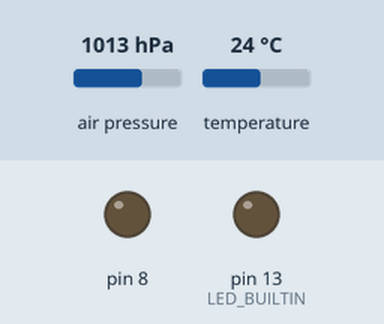
Simulated run of this sketch. Board: Arduino Mega 2560, built with avr-gcc and run on an emulated ATmega2560. On the bench: output pins drawn as LEDs (lit = HIGH). Inputs (shaded band) come from the test bench; at power-on: air pressure 1013 hPa, temperature 24 °C. The local clock reads 2024-03-15 10:24:30 at power-on unless the sketch sets it; storage starts empty.

Above: at 0.7 s.
At 2.63 s:
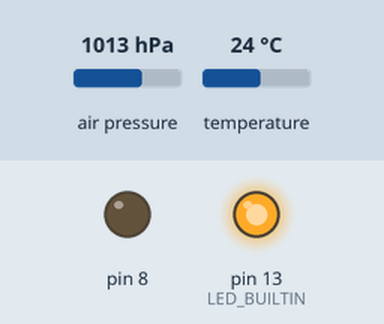
Timing chart, 0 to 3.0 s (numbered marks = the images above):
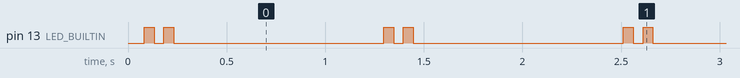

Measured:
- by itself, pin 13 (LED_BUILTIN): repeats every 1.2 s: LOW 0.05 s, HIGH 0.05 s, LOW 1.1 s, HIGH 0.05 s
- by itself, everything shown: repeats every 1.2 s, in 4 steps

The sketch:

Payload_Test_Code.ino
```cpp
#include <Wire.h>
#include <SD.h>
#include <Adafruit_MPL3115A2.h>
#include <RTClib.h>
#include <Adafruit_GPS.h>

#define MPL_SCK 13
#define MPL_MISO 12
#define MPL_MOSI 11
#define MPL_CS 10
#define cardSelect 4
#define ERROR_DISPLAY_PIN 13
#define geigerPin 1
#define millisecondsBetweenCountReports 1000
#define SEALEVELPRESSURE_HPA (1017) //Change this value to the sea level pressure for current location during launch
volatile int particleCount = 0;

#define USE_MPL 1
#define USE_LOG 1
#define USE_RTC 1
#define USE_SERIAL 1

#ifdef USE_MPL
Adafruit_MPL3115A2 mpl;
#endif
#ifdef USE_RTC
RTC_DS3231 rtc;
#endif
#ifdef USE_LOG
File logfile;
#endif

// Connect to the GPS on the hardware I2C port
#define GPSSerial Serial1
Adafruit_GPS GPS(&GPSSerial);

// Set GPSECHO to 'false' to turn off echoing the GPS data to the Serial console
// Set to 'true' if you want to debug and listen to the raw GPS sentences
#define GPSECHO false

void error(uint8_t errno) {
  while(1)   {
    uint8_t i;
    for (i = 0; i < errno; i++) {
      digitalWrite(LED_BUILTIN, HIGH);
      delay(100);
      digitalWrite(LED_BUILTIN, LOW);
      delay(100);
    }
    for (i = errno; i < 10; i++) {
      delay(200);
    }
  }
}

void setup() {
  #ifdef USE_Serial
    Serial.begin(9600);
    while (!Serial);

      if (! rtc.begin()) {
      Serial.println("Couldn't find RTC");
      Serial.flush();
      while (1) delay(10);
    }
  #endif // USE_SERIAL

  // This line turns on RMC (recommended minimum) and GGA (fix data) including altitude
  GPS.begin(9600);
  GPS.sendCommand(PMTK_SET_NMEA_OUTPUT_RMCGGA);
  GPS.sendCommand(PMTK_SET_NMEA_UPDATE_1HZ); // 1 Hz update rate

  /* Geiger Counter Setup */
  // Specifies the pin to use
  pinMode(geigerPin, INPUT);

  // Registers the particleDetected() function to run every time the pin goes to HIGH
  int geigerInterruptNumber = digitalPinToInterrupt(geigerPin);
  attachInterrupt(geigerInterruptNumber, particleDetected, RISING);

  /* MPL3115A2 setup */
  #ifdef USE_MPL
    Serial.println(F("MPL3115A2 test"));

    if (!mpl.begin()) {
      Serial.println("Could not find a valid MPL3115A2 sensor (╯°□°)╯︵ ┻━┻, check wiring!");
      error (1);
    }
  #ifdef USE_SERIAL
    else {
      Serial.println("Found MPL3115A2 sensor");
    }
  #endif // USE_SERIAL
  #endif // USE_MPL

  /* SD Card setup */
  #ifdef USE_LOG
  // See if the card is present and can be initialized
  if (!SD.begin(cardSelect))
  {
    Serial.println("Card init. failed! Check if you put a SD card in :/");
    error(2);
  }
  else
  {
    Serial.println("Card init. successfull!");
  }

  char filename[15];
  strcpy(filename, "/TEST00.CSV");
  for (uint8_t i = 0; i < 100; i++)
  {
    filename[7] = '0' + i/10;
    filename[8] = '0' + i%10;
    // Create if does not exist, do not open existing, write, sync after write
    if (!SD.exists(filename))
    {
      break;
    }
  }

    logfile = SD.open(filename, FILE_WRITE);
  if (!logfile)
  {
    Serial.print("Couldn't create :/, check if there is free space on the SD card");
    Serial.println(filename);
    error(3);
  }
  Serial.print("Writing to ");
  Serial.println(filename);

  logfile.println(F("Time, Counts, MPL Altitude (m), GPS Altitude (m), Pressure (hPa), RTC Temperature (C), MPL Temperature (C)"));
  logfile.flush();
  #endif // USE_LOG
  pinMode(13, OUTPUT);
  pinMode(8, OUTPUT);

  Serial.println("Ready!");
}

void loop() {

  delay(50);
  digitalWrite(LED_BUILTIN, HIGH);
  delay(50);
  digitalWrite(LED_BUILTIN, LOW);
  delay(50);
  digitalWrite(LED_BUILTIN, HIGH);
  delay(50);
  digitalWrite(LED_BUILTIN, LOW);

  // Waits a certain number of ms before reporting the number of counts in that period
  delay(millisecondsBetweenCountReports);

  // Stops particleDetected() from running while the particle count amount is read and reset to 0
  noInterrupts();
  int countsSinceLastReport = particleCount;
  particleCount = 0;
  interrupts();

  // Reports the number of counts since the last report
  #ifdef USE_SERIAL
  #ifdef USE_LOG
  #ifdef USE_MPL
  DateTime now = rtc.now();
  Serial.print(F("Time: "));
  Serial.print(now.hour(), DEC);
  Serial.print(F(":"));
  Serial.print(now.minute(), DEC);
  Serial.print(F(":"));
  Serial.print(now.second(), DEC);

  logfile.print(now.hour(), DEC);
  logfile.print(F(":"));
  logfile.print(now.minute(), DEC);
  logfile.print(F(":"));
  logfile.print(now.second(), DEC);

  Serial.print(F(", CPS "));
  Serial.print(countsSinceLastReport);


  logfile.print(F(", "));
  logfile.print(countsSinceLastReport);

  Serial.print(F(", MPL Alt: "));
  Serial.print(mpl.getAltitude());

  logfile.print(F(", "));
  logfile.print(mpl.getAltitude());

  Serial.print(F(", GPS Alt: "));
  Serial.print(GPS.altitude);

  logfile.print(F(", "));
  logfile.print(GPS.altitude);

  Serial.print(F(", Pressure: "));
  Serial.print(mpl.getPressure());

  logfile.print(F(", "));
  logfile.print(mpl.getPressure());

  Serial.print(F(", RTC Temp: "));
  Serial.print(rtc.getTemperature());

  logfile.print(F(", "));
  logfile.print(rtc.getTemperature());

  Serial.print(F(", MPL Temp: "));
  Serial.print(mpl.getTemperature());
  Serial.println();

  logfile.print(F(", "));
  logfile.print(mpl.getTemperature());
  logfile.println();
  #endif // USE_MPL
  logfile.flush();
  #endif // USE_LOG
  #endif // USE_SERIAL
}

void particleDetected() {
  particleCount++;
}
```
